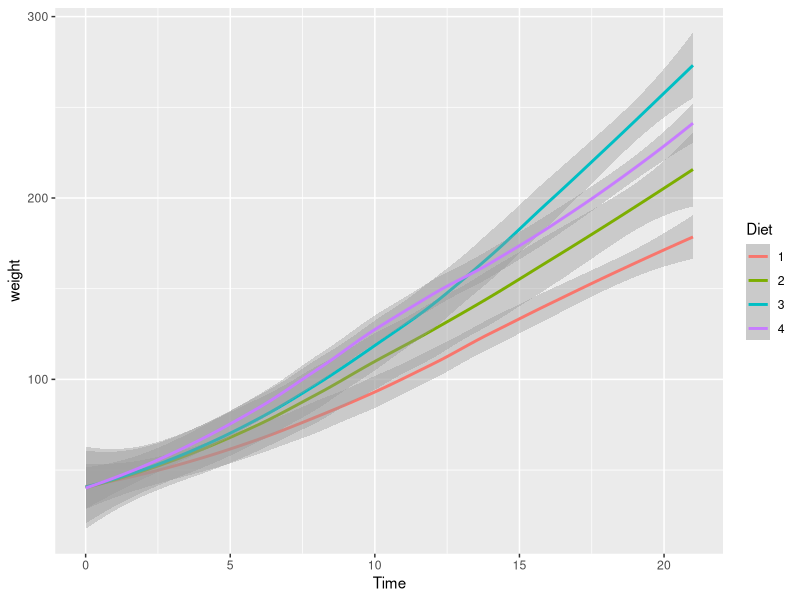

Reproduce this figure in R.

library(tidyverse)

ggplot(data=ChickWeight) +
  geom_smooth(mapping=aes(x=Time, y=weight, color=Diet))


                     
                     